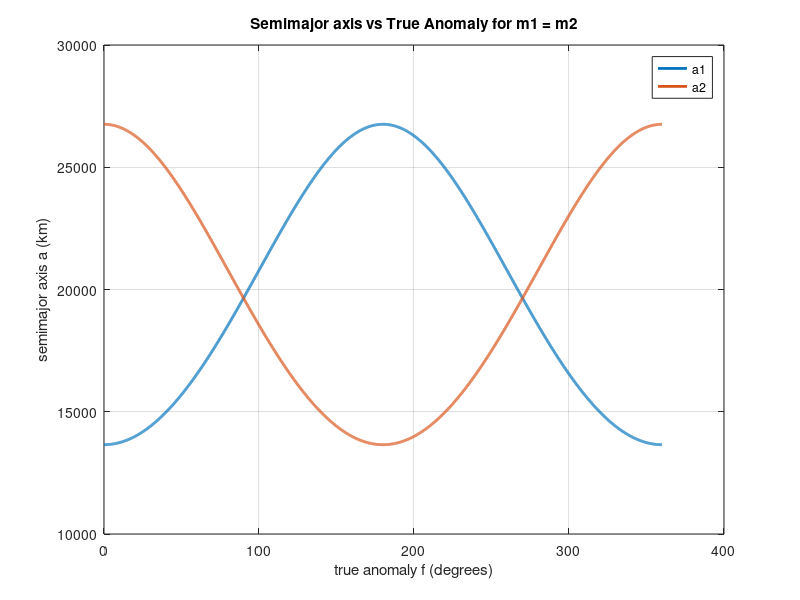
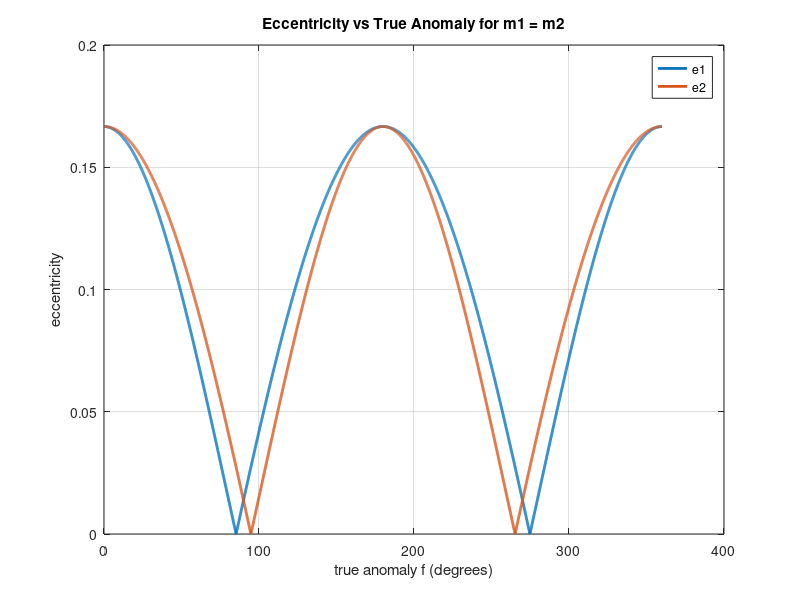
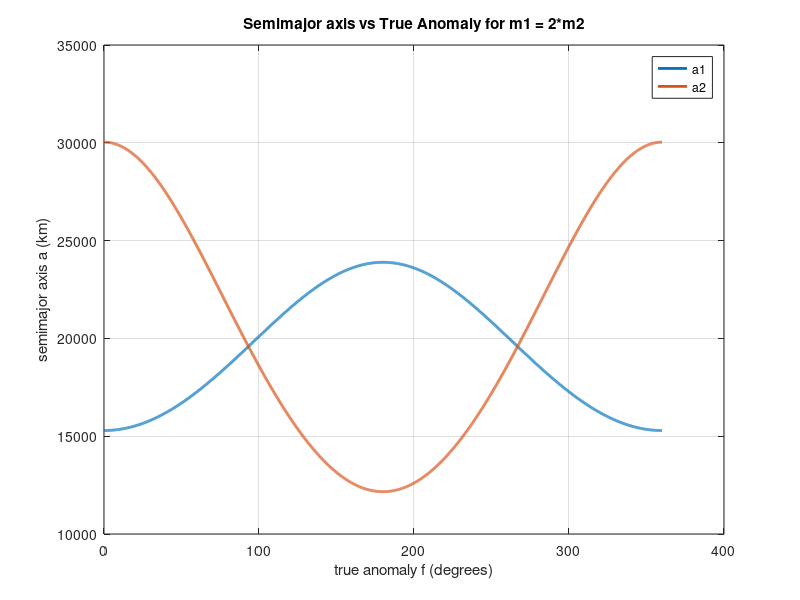
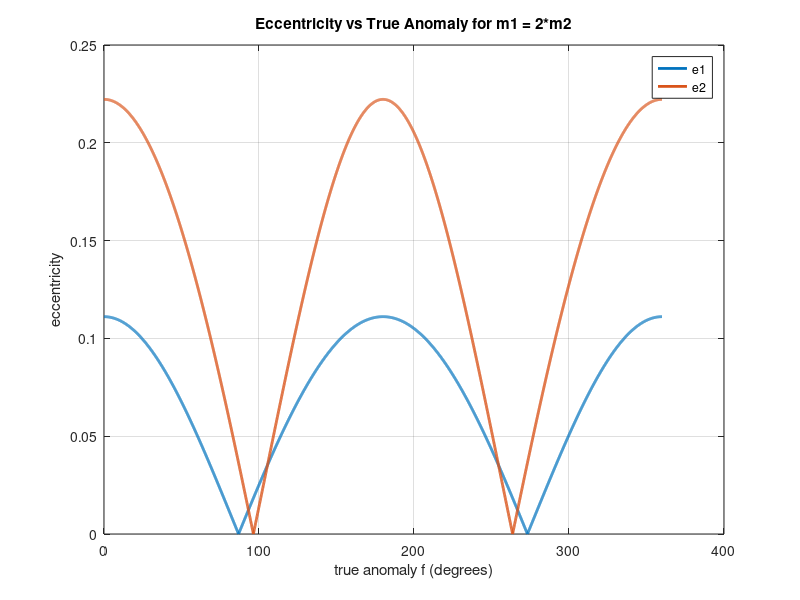

Here is the MATLAB script that generated these plots, in order:
% AERSP 450 HW 1 Problem 1
% Made by Nicholas Luis, PSU ID: 930841391

clc; clear; close all;

% Declaring constants
MU = 3.986 * (10^5); % km^3 / s^2
R_E = 6371; % Radius of earth in km
f = 0:0.1:360; % Iterates the true anomaly by 0.1
V0 = sqrt(MU / (3*R_E)); % Constant speed value

%% Caclculations where m1 = m2
r1 = sqrt((3*R_E*cosd(f)-(0.5*R_E)).^2 + (3*R_E*sind(f)).^2);
r2 = sqrt((3*R_E*cosd(f)+(0.5*R_E)).^2 + (3*R_E*sind(f)).^2);

a1 = -0.5*MU*((0.5*(V0^2)) - (MU./r1)).^(-1);
a2 = -0.5*MU*((0.5*(V0^2)) - (MU./r2)).^(-1);

e1 = sqrt(1 - ( (r1.^2) .* (V0^2) ./ (MU.*a1) ));
e2 = sqrt(1 - ( (r2.^2) .* (V0^2) ./ (MU.*a2) ));

%% Calculations where m1 = 2*m2

r3 = sqrt((3*R_E*cosd(f)-((1/3)*R_E)).^2 + (3*R_E*sind(f)).^2);
r4 = sqrt((3*R_E*cosd(f)+((2/3)*R_E)).^2 + (3*R_E*sind(f)).^2);

a3 = -0.5*MU*((0.5*(V0^2)) - (MU./r3)).^(-1);
a4 = -0.5*MU*((0.5*(V0^2)) - (MU./r4)).^(-1);

e3 = sqrt(1 - ( (r3.^2) .* (V0^2) ./ (MU.*a3) ));
e4 = sqrt(1 - ( (r4.^2) .* (V0^2) ./ (MU.*a4) ));

%% Plots

% m1 = m2
figure(1)
plot(f, a1,'linewidth', 2, 'DisplayName','a1');
hold on;
plot(f, a2,'linewidth', 2, 'DisplayName','a2');
xlabel("true anomaly f (degrees)")
ylabel("semimajor axis a (km)")
grid on;
legend
title('Semimajor axis vs True Anomaly for m1 = m2')
hold off;

figure(2)
plot(f, e1,'linewidth', 2, 'DisplayName','e1');
hold on;
plot(f, e2,'linewidth', 2, 'DisplayName','e2');
xlabel("true anomaly f (degrees)")
ylabel("eccentricity")
grid on;
legend
title('Eccentricity vs True Anomaly for m1 = m2')
hold off;

% m1 = 2*m2
figure(3)
plot(f, a3,'linewidth', 2, 'DisplayName','a1');
hold on;
plot(f, a4,'linewidth', 2, 'DisplayName','a2');
xlabel("true anomaly f (degrees)")
ylabel("semimajor axis a (km)")
grid on;
legend
title('Semimajor axis vs True Anomaly for m1 = 2*m2')
hold off;

figure(4)
plot(f, e3,'linewidth', 2, 'DisplayName','e1');
hold on;
plot(f, e4,'linewidth', 2, 'DisplayName','e2');
xlabel("true anomaly f (degrees)")
ylabel("eccentricity")
grid on;
legend
title('Eccentricity vs True Anomaly for m1 = 2*m2')
hold off;